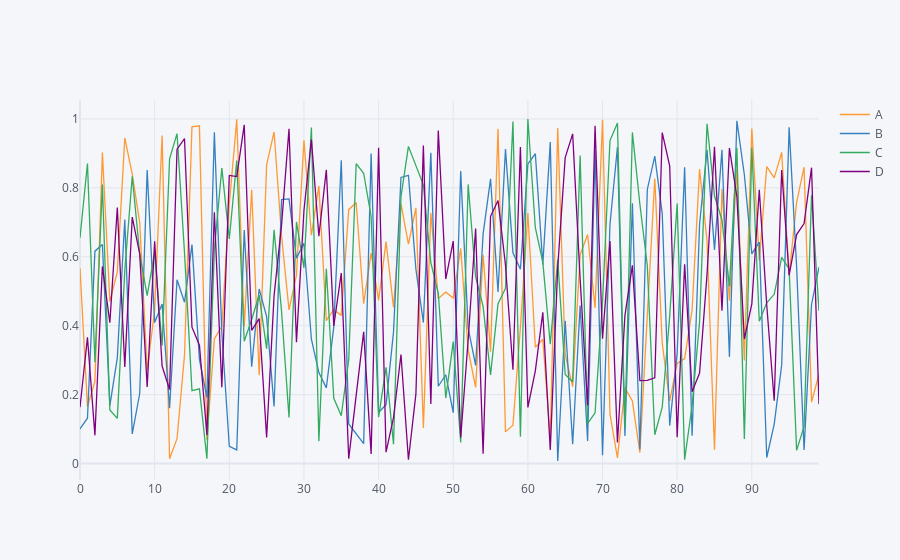

Here is the notebook cell this chart was saved with:
### Code cell
%matplotlib inline
#df.plot()
df.iplot()
